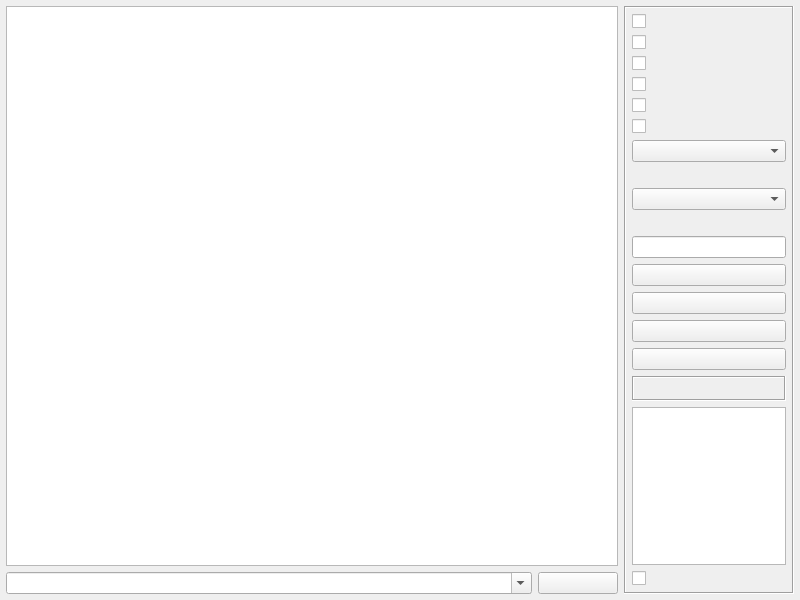
<?xml version="1.0" encoding="UTF-8"?>
<ui version="4.0">
 <class>frmTcpServer</class>
 <widget class="QWidget" name="frmTcpServer">
  <property name="geometry">
   <rect>
    <x>0</x>
    <y>0</y>
    <width>800</width>
    <height>600</height>
   </rect>
  </property>
  <property name="windowTitle">
   <string>Form</string>
  </property>
  <layout class="QGridLayout" name="gridLayout">
   <property name="leftMargin">
    <number>6</number>
   </property>
   <property name="topMargin">
    <number>6</number>
   </property>
   <property name="rightMargin">
    <number>6</number>
   </property>
   <property name="bottomMargin">
    <number>6</number>
   </property>
   <item row="0" column="0">
    <widget class="QTextEdit" name="txtMain">
     <property name="readOnly">
      <bool>true</bool>
     </property>
    </widget>
   </item>
   <item row="0" column="1" rowspan="2">
    <widget class="QFrame" name="frame">
     <property name="minimumSize">
      <size>
       <width>170</width>
       <height>0</height>
      </size>
     </property>
     <property name="maximumSize">
      <size>
       <width>170</width>
       <height>16777215</height>
      </size>
     </property>
     <property name="frameShape">
      <enum>QFrame::Shape::Box</enum>
     </property>
     <property name="frameShadow">
      <enum>QFrame::Shadow::Sunken</enum>
     </property>
     <layout class="QVBoxLayout" name="verticalLayout_3">
      <property name="leftMargin">
       <number>6</number>
      </property>
      <property name="topMargin">
       <number>6</number>
      </property>
      <property name="rightMargin">
       <number>6</number>
      </property>
      <property name="bottomMargin">
       <number>6</number>
      </property>
      <item>
       <widget class="QCheckBox" name="ckHexReceive">
        <property name="text">
         <string/>
        </property>
       </widget>
      </item>
      <item>
       <widget class="QCheckBox" name="ckHexSend">
        <property name="text">
         <string/>
        </property>
       </widget>
      </item>
      <item>
       <widget class="QCheckBox" name="ckAscii">
        <property name="text">
         <string/>
        </property>
       </widget>
      </item>
      <item>
       <widget class="QCheckBox" name="ckShow">
        <property name="text">
         <string/>
        </property>
       </widget>
      </item>
      <item>
       <widget class="QCheckBox" name="ckDebug">
        <property name="text">
         <string/>
        </property>
       </widget>
      </item>
      <item>
       <widget class="QCheckBox" name="ckAutoSend">
        <property name="text">
         <string/>
        </property>
       </widget>
      </item>
      <item>
       <widget class="QComboBox" name="cboxInterval"/>
      </item>
      <item>
       <widget class="QLabel" name="labListenIP">
        <property name="text">
         <string/>
        </property>
       </widget>
      </item>
      <item>
       <widget class="QComboBox" name="cboxListenIP"/>
      </item>
      <item>
       <widget class="QLabel" name="labListenPort">
        <property name="text">
         <string/>
        </property>
       </widget>
      </item>
      <item>
       <widget class="QLineEdit" name="txtListenPort"/>
      </item>
      <item>
       <widget class="QPushButton" name="btnListen">
        <property name="text">
         <string/>
        </property>
       </widget>
      </item>
      <item>
       <widget class="QPushButton" name="btnSave">
        <property name="text">
         <string/>
        </property>
       </widget>
      </item>
      <item>
       <widget class="QPushButton" name="btnClear">
        <property name="text">
         <string/>
        </property>
       </widget>
      </item>
      <item>
       <widget class="QPushButton" name="btnRemove">
        <property name="text">
         <string/>
        </property>
       </widget>
      </item>
      <item>
       <widget class="QLabel" name="labCount">
        <property name="minimumSize">
         <size>
          <width>0</width>
          <height>25</height>
         </size>
        </property>
        <property name="frameShape">
         <enum>QFrame::Shape::Box</enum>
        </property>
        <property name="frameShadow">
         <enum>QFrame::Shadow::Sunken</enum>
        </property>
        <property name="text">
         <string/>
        </property>
        <property name="alignment">
         <set>Qt::AlignmentFlag::AlignCenter</set>
        </property>
       </widget>
      </item>
      <item>
       <widget class="QListWidget" name="listWidget"/>
      </item>
      <item>
       <widget class="QCheckBox" name="ckSelectAll">
        <property name="text">
         <string/>
        </property>
       </widget>
      </item>
     </layout>
    </widget>
   </item>
   <item row="1" column="0">
    <widget class="QWidget" name="widget" native="true">
     <layout class="QHBoxLayout" name="layTcpServer">
      <property name="leftMargin">
       <number>0</number>
      </property>
      <property name="topMargin">
       <number>0</number>
      </property>
      <property name="rightMargin">
       <number>0</number>
      </property>
      <property name="bottomMargin">
       <number>0</number>
      </property>
      <item>
       <widget class="QComboBox" name="cboxData">
        <property name="sizePolicy">
         <sizepolicy hsizetype="Ignored" vsizetype="Fixed">
          <horstretch>0</horstretch>
          <verstretch>0</verstretch>
         </sizepolicy>
        </property>
        <property name="editable">
         <bool>true</bool>
        </property>
       </widget>
      </item>
      <item>
       <widget class="QPushButton" name="btnSend">
        <property name="minimumSize">
         <size>
          <width>80</width>
          <height>0</height>
         </size>
        </property>
        <property name="maximumSize">
         <size>
          <width>80</width>
          <height>16777215</height>
         </size>
        </property>
        <property name="text">
         <string/>
        </property>
       </widget>
      </item>
     </layout>
    </widget>
   </item>
  </layout>
 </widget>
 <tabstops>
  <tabstop>txtMain</tabstop>
  <tabstop>cboxData</tabstop>
  <tabstop>btnSend</tabstop>
  <tabstop>ckHexReceive</tabstop>
  <tabstop>ckHexSend</tabstop>
  <tabstop>ckAscii</tabstop>
  <tabstop>ckShow</tabstop>
  <tabstop>ckDebug</tabstop>
  <tabstop>ckAutoSend</tabstop>
  <tabstop>cboxInterval</tabstop>
  <tabstop>cboxListenIP</tabstop>
  <tabstop>txtListenPort</tabstop>
  <tabstop>btnListen</tabstop>
  <tabstop>btnSave</tabstop>
  <tabstop>btnClear</tabstop>
  <tabstop>btnRemove</tabstop>
  <tabstop>listWidget</tabstop>
  <tabstop>ckSelectAll</tabstop>
 </tabstops>
 <resources/>
 <connections/>
</ui>
